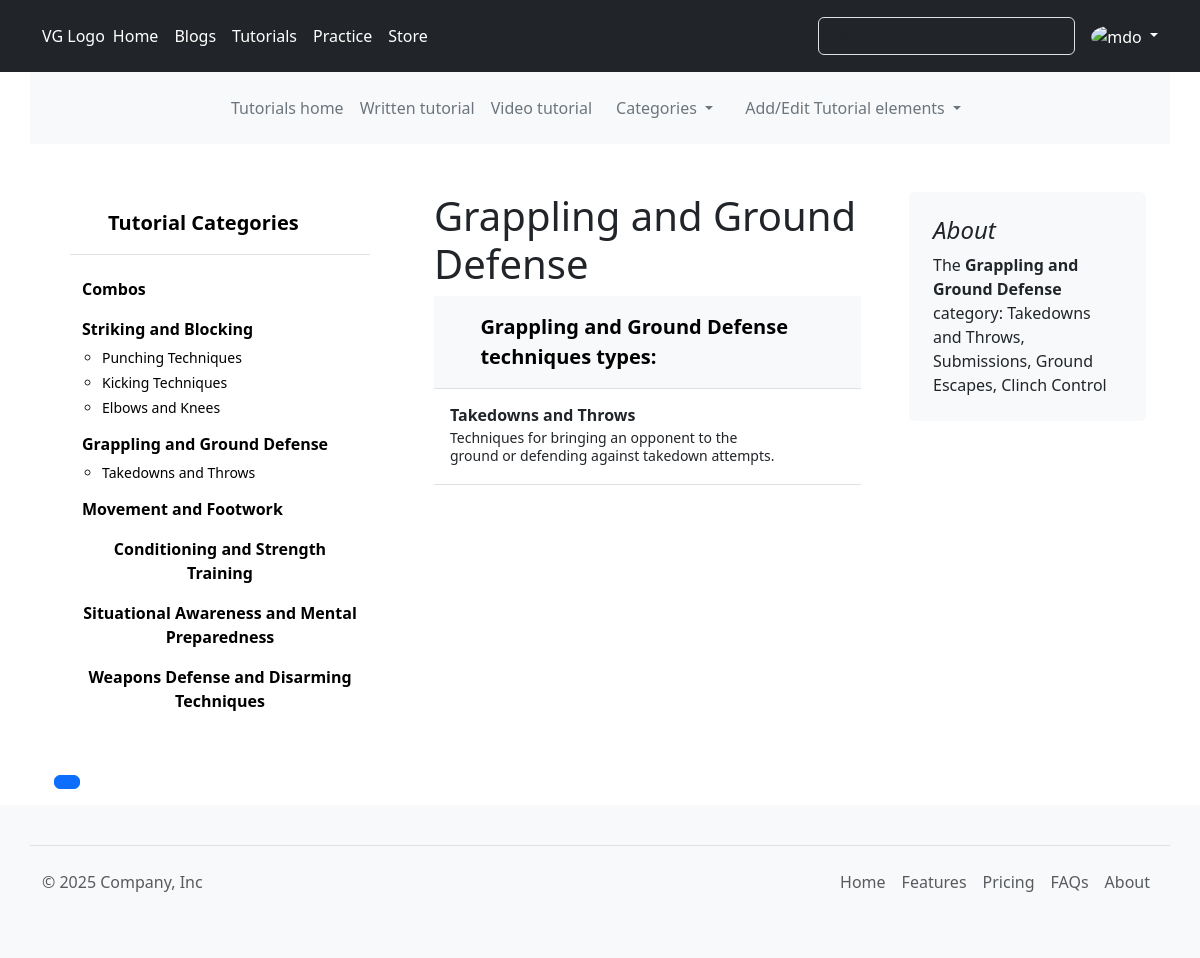
/tutorials/videos/category/2 (signed in), run on the app's committed database.
### tutorials/models.py (models this page shows, shortened)
class AddedElement(models.Model):
    name = models.CharField(max_length=150)
    slug = models.SlugField(unique=True)
    creation_date = models.DateTimeField(auto_now_add=True)
    update_date = models.DateTimeField(auto_now=True)
    class Meta:
        abstract = True

class Category(AddedElement):
    description = models.CharField(max_length=250)
    added_by= models.ForeignKey(User, on_delete=models.PROTECT,
                                related_name='tutorials_category_added_by')
    def __str__(self):
        return self.name

class SubCategory(AddedElement):
    description = models.CharField(max_length=250)
    proper_execution = models.TextField()
    category = models.ForeignKey(Category, on_delete=models.SET_NULL, null=True,
                                related_name='subcategories')
    added_by= models.ForeignKey(User, on_delete=models.PROTECT,
                                related_name='tutorials_subcategory_added_by')

### tutorials/views.py (the view)
# urls.py: path("videos/category/<int:pk>", views.SingleCategoryVTutorial.as_view(), name="vtutorial_single_category"),
class SingleCategoryVTutorial(DetailView):
    model = Category
    template_name = 'tutorials/VT_single_cat.html'
    def get_context_data(self, **kwargs):
        current_sub_category = SubCategory.objects.filter(category__id=self.kwargs['pk'])  # Fetches the subcategory for the current category's id
        category_list = Category.objects.all() # Fetches the subcategory for the current category's id
        context = super(SingleCategoryVTutorial, self).get_context_data(**kwargs)
        context['current_sub_category'] = current_sub_category
        context['category_list'] = category_list
        return context

### templates/tutorials/VT_single_cat.html
{% extends 'base.html' %}
{% block content %}
    <main class="container">
        <br>
        <div class="row g-5 justify-content-between">
        {% include 'tutorials/_tut_side_cat.html' %}
          <div class="col-md-5">
            <h1>
              {{category}}
            </h1>
            <div class="d-flex flex-column align-items-stretch flex-shrink-0 bg-body-tertiary">
                <div class="d-flex align-items-center flex-shrink-0 p-3 link-body-emphasis text-decoration-none border-bottom">
                  <svg class="bi pe-none me-2" width="30" height="24"><use xlink:href="#bootstrap"/></svg>
                  <span class="fs-5 fw-semibold">{{category}} techniques types:</span>
                </div>
                {% for subcategory in current_sub_category %}
                <div class="list-group list-group-flush border-bottom scrollarea">
                  <a href="{% url 'tutorials:vtutorial_single_subcategory' subcategory.pk %}" class="list-group-item list-group-item-action py-3 lh-sm" aria-current="true">
                    <div class="d-flex w-100 align-items-center justify-content-between">
                      <strong class="mb-1">{{subcategory.name}}</strong>
                    </div>
                    <div class="col-10 mb-1 small">{{subcategory.description}}</div>
                  </a>
                </div>
                {% endfor %}
              </div>
          </div>
          <div class="col-md-3">
            <div class="position-sticky" style="top: 2rem;">
              <div class="p-4 mb-3 bg-body-tertiary rounded">
                <h4 class="fst-italic">About</h4>
                <p class="mb-0">The <strong>{{category}}</strong> category: {{category.description}}</p>
              </div>
            </div>
          </div>
        </div>
      </main>
    </div>
    {% endblock content %}

### templates/partials/_header.html (shortened to what this page needs)
<header class="p-3 text-bg-dark">
  <div class="container">
    <div class="d-flex flex-wrap align-items-center justify-content-center justify-content-lg-start">
      <a href="/" class="d-flex align-items-center mb-2 mb-lg-0 text-white text-decoration-none">
        VG Logo
      </a>
      <ul class="nav col-12 col-lg-auto me-lg-auto mb-2 justify-content-center mb-md-0" data-bs-theme="dark">
        <li><a href="#" class="nav-link px-2 text-white">Home</a></li>
        <li><a href="http://127.0.0.1:8002/" class="nav-link px-2 text-white">Blogs</a></li>
        <li><a href="{% url 'tutorials:home' %}" class="nav-link px-2 text-white">Tutorials</a></li>
        <li><a href="#" class="nav-link px-2 text-white">Practice</a></li>
        <li><a href="#" class="nav-link px-2 text-white">Store</a></li>
      </ul>
      <form class="col-12 col-lg-auto mb-3 mb-lg-0 me-lg-3" role="search">
        <input type="search" class="form-control form-control-dark text-bg-dark" placeholder="Search..." aria-label="Search">
      </form>
      {% if user.is_authenticated %}
      <div class="dropdown text-end" data-bs-theme="dark">
        <a href="#" class="d-block link-body-emphasis text-decoration-none dropdown-toggle" data-bs-toggle="dropdown" aria-expanded="false">
          <img src="https://github.com/mdo.png" alt="mdo" width="32" height="32" class="rounded-circle">
        </a>
      </div>
      {% endif %}
    </div>
  </div>
</header>
<div class="container bg-body-tertiary">
    <header class="d-flex justify-content-center py-3">
      <ul class="nav col-12 col-md-auto mb-2 justify-content-center mb-md-0">
        <li><a href="{% url 'tutorials:home' %}" class="nav-link px-2 text-secondary">Tutorials home</a></li>
        <li><a href="{% url 'tutorials:tttutorial' %}" class="nav-link px-2 text-secondary">Written tutorial</a></li>
        <li><a href="{% url 'tutorials:vtutorial' %}" class="nav-link px-2 text-secondary">Video tutorial</a></li>
        {% if category_list%}
          <li class="nav-item dropdown">
            <a class="nav-link dropdown-toggle text-secondary" href="#" role="button" data-bs-toggle="dropdown" aria-expanded="false">
              Categories
            </a>
          </li>
        {% else %}
        <li class="nav-item">
          <a class="nav-link text-secondary" href="#">Categories</a>
        </li>
        {% endif %}
      {% for group in user.groups.all%}
        {% if "Blog manager" or "Manager" in group.name %}
          <li class="nav-item dropdown">
            <a class="nav-link dropdown-toggle text-secondary" href="#" role="button" data-bs-toggle="dropdown" aria-expanded="false">
              Add/Edit Tutorial elements
            </a>
          </li>
        {% endif %}
      {% endfor %}
      </ul>
    </header>
  </div>

### templates/tutorials/_tut_side_cat.html (shortened to what this page needs)
        <div class="col-md-4">
              <div class="flex-shrink-0 p-3">
                <a href="{% url 'tutorials:ttutorial_all_category' %}" class="d-flex align-items-center pb-3 mb-3 link-body-emphasis text-decoration-none border-bottom">
                  <svg class="bi pe-none me-2" width="30" height="24"><use xlink:href="#bootstrap"/></svg>
                  <span class="fs-5 fw-semibold">Tutorial Categories</span>
                </a>
                <ul class="list-unstyled ps-0">
                  <li class="mb-1">
                    <button class="btn d-inline-flex align-items-center rounded border-0  fw-semibold">
                      <a href="{% url 'tutorials:ttutorial_all_combo'%}" class="link-body-emphasis d-inline-flex text-decoration-none rounded">
                        Combos
                      </a>
                    </button>
                  </li>
                  {% for category in category_list %}
                  <li class="mb-1">
                    <button class="btn btn-toggle d-inline-flex align-items-start rounded border-0 collapsed fw-semibold" data-bs-toggle="collapse" data-bs-target="#home-collapse" aria-expanded="true">
                      <a href="{% url 'tutorials:tttutorial_single_category' category.pk %}" class="link-body-emphasis d-inline-flex text-decoration-none rounded">
                        {{category.name}}
                      </a>
                    </button>
                    {% for subcategory in category.subcategories.all %}
                      <div class="collapse show" id="home-collapse">
                        <ul class="btn-toggle-nav fw-normal pb-1 small">
                          <li><a href="{% url 'tutorials:tttutorial_single_subcategory' subcategory.pk %}" class="link-body-emphasis d-inline-flex text-decoration-none rounded">{{subcategory.name}}</a></li>
                        </ul>
                      </div>
                    {% endfor %}
                  </li>
                  {% endfor %}
                </ul>
              </div>
              <br>
          {% if page_obj.paginator.num_pages == 1%}
          {% else%}
          <div class="pagination">
              <nav aria-label="...">
                  <ul class="pagination">
                    <li class="page-item active" aria-current="page">
                      <a class="page-link" href="#">{{ page_obj.number }}</a>
                    </li>
                  </ul>
                </nav>
          </div>
          {% endif %}
        </div>

### data on the page
Category: name "Striking and Blocking"
SubCategory: name "Punching Techniques"
SubCategory: name "Kicking Techniques"
SubCategory: name "Elbows and Knees"
Category: name "Grappling and Ground Defense", description "Takedowns and Throws, Submissions, Ground Escapes, Clinch Control"
SubCategory: name "Takedowns and Throws", description "Techniques for bringing an opponent to the ground or defending against takedown attempts."
Category: name "Movement and Footwork"
Category: name "Conditioning and Strength Training"
Category: name "Situational Awareness and Mental Preparedness"
Category: name "Weapons Defense and Disarming Techniques"
